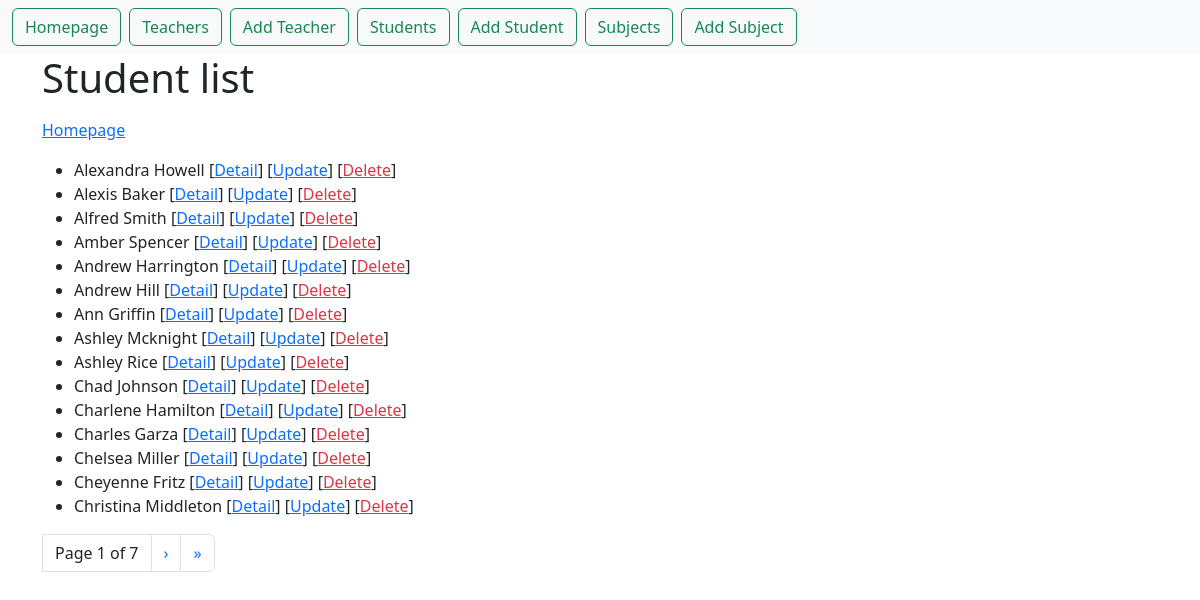
The app's page /first_app/student_list/, older data.
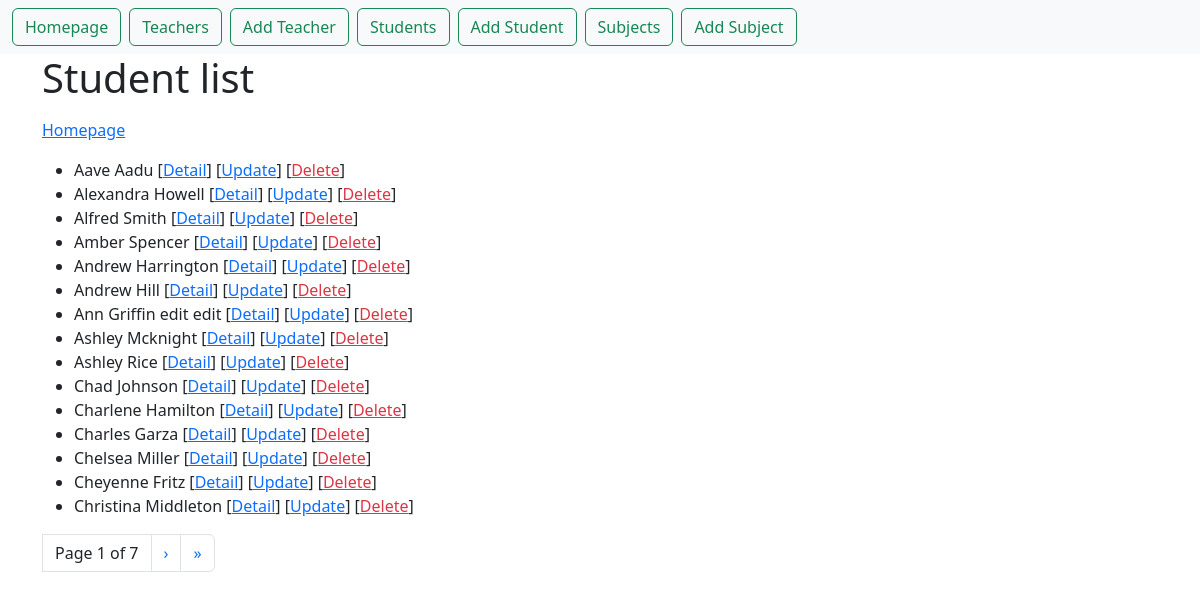
The same page, newer data.
### first_app/models.py (models this page shows)
class Student(models.Model): # klass mis loob tabeli
    name = models.CharField(max_length=100)  # väli välja tüüp ja pikkus
    birth_of_date = models.DateField(null=True, blank=True) # võib olla tühi
    weight = models.IntegerField() # väli kaal, integer tüüpi

### first_app/views.py (the view)
# urls.py: path("student_list/", views.StudentListView.as_view(), name="student_list"), # kui õpilasi näha tahad siis vaja ulrli kirjutada first_app/student_list
class StudentListView(ListView): # vaade  pannakse app urli
    model = Student # ühendab Model Student, siit tuleb info
    queryset = Student.objects.order_by("name") # sorteerib nime järgi
    context_object_name = "students" # muudab nime et oleks loetavam, default object_list nimeks students
    paginate_by = 15 # mitu rida lehel kuvab

### first_app/templates/first_app/student_list.html (shortened to what this page needs)
{% extends "base.html" %}
{% block content %}
    <h1>Student list</h1>
    <a href="{% url 'first_app:home' %}">Homepage</a>
    <ul>
        {% for student in students %}
            <li>
                {{ student.name }}
                [<a href="/first_app/student_detail/{{ student.id }}">Detail</a>]
                [<a href="/first_app/student_update/{{ student.id }}" class="text_success">Update</a>]
                [<a href="/first_app/student_delete/{{ student.id }}" class="text-danger">Delete</a>]
            </li>
        {% endfor %}
    </ul>
    <ul class="pagination">
        <li class="page-link text-dark">
            Page {{ page_obj.number }} of {{ page_obj.paginator.num_pages }}
        </li>
        {% if page_obj.has_next %}
            <li class="page-item">
                <a class="page-link" href="?page={{ page_obj.next_page_number }}">&rsaquo;</a>
            </li>
            <li class="page-item">
                <a class="page-link" href="?page={{ page_obj.paginator.num_pages }}">&raquo;</a>
            </li>
        {% endif %}
    </ul>
{% endblock %}

Row changes from the older to the newer data that the page shows:
removed Student: name "Alexis Baker"
added Student: name "Aave Aadu"
changed Student: name "Ann Griffin" → "Ann Griffin edit edit"
